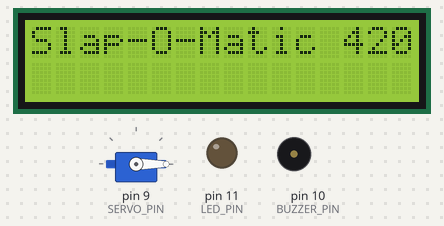
Simulated run of this sketch. Board: Arduino Uno, built with avr-gcc and run on an emulated ATmega328P. On the bench: servo, 16×2 character LCD, output pins drawn as LEDs (lit = HIGH), buzzer (waves = sounding, pin HIGH). Random numbers use the default seed unless the sketch sets one; what the sketch prints to the serial monitor is not drawn.

Above: at 0.1 s.
At 2.2 s:
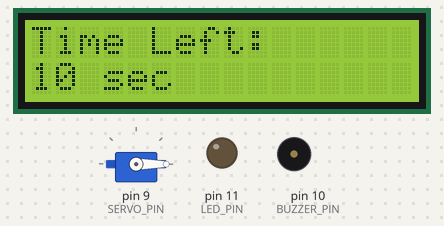
At 7.2 s:
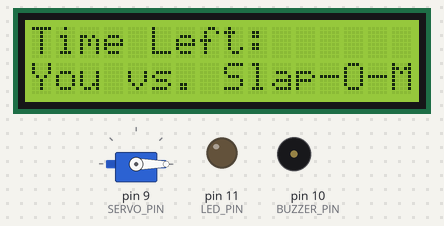
At 18.2 s:
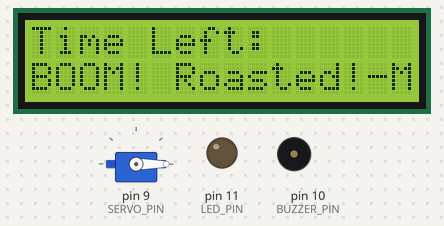
At 29.3 s:
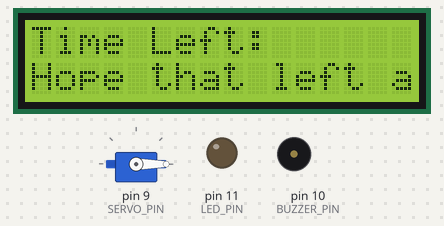
At 38.1 s:
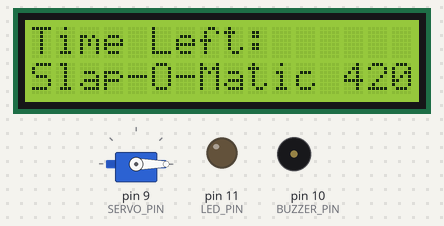
Timing chart, 0 to 39.6 s (numbered marks = the images above):
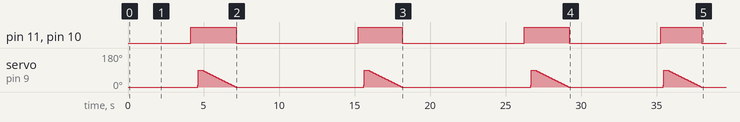

The sketch:

Arduino_Code.ino
```cpp
#include <Wire.h>
#include <LiquidCrystal_I2C.h>
#include <Servo.h>

#define SERVO_PIN 9
#define LED_PIN 11
#define BUZZER_PIN 10
#define HIT_ANGLE 90   // Fast slap down
#define RETURN_ANGLE 0  // Slow return up

LiquidCrystal_I2C lcd(0x27, 16, 2);
Servo slapServo;

void setup() {
    Serial.begin(9600);
    slapServo.attach(SERVO_PIN);
    slapServo.write(RETURN_ANGLE);  // Start at resting position

    pinMode(LED_PIN, OUTPUT);
    pinMode(BUZZER_PIN, OUTPUT);

    // LCD setup
    lcd.init();
    lcd.backlight();
    lcd.clear();
    lcd.setCursor(0, 0);
    lcd.print("Slap-O-Matic 420");
    delay(2000);
    lcd.clear();
    lcd.setCursor(0, 0);
    lcd.print("Time Left:");
}

void loop() {
    int slapTime = random(1000, 5000); // Random slap between 1-5 sec
    unsigned long startTime = millis();
    int fakeCountdown = 10;  // Fake countdown

    while (millis() - startTime < slapTime) {  // Show decreasing time
        int timePassed = (millis() - startTime) / 1000;
        int displayTime = fakeCountdown - timePassed;

        if (displayTime < 0) displayTime = 0;

        lcd.setCursor(0, 1);
        lcd.print("   ");  // Clear old number
        lcd.setCursor(0, 1);
        lcd.print(displayTime);
        lcd.print(" sec  ");

        delay(1000);
    }

    activateSlap();  // Surprise slap!
    delay(3000);  // Short pause before restarting
}

void activateSlap() {
    Serial.println("SLAP!");
    lcd.setCursor(0, 1);
    lcd.print(randomMessage());

    digitalWrite(LED_PIN, HIGH);   // LED ON
    digitalWrite(BUZZER_PIN, HIGH); // Buzzer ON
    delay(random(100, 800));  // Random timing for extra chaos

    // FAST SLAP DOWN
    for (int pos = 0; pos <= HIT_ANGLE; pos += 10) {
        slapServo.write(pos);
        delay(5);  // Small delay = faster movement
    }

    delay(200);  // Hold position for 0.2 sec

    // SLOW RETURN UP
    for (int pos = HIT_ANGLE; pos >= RETURN_ANGLE; pos -= 2) {
        slapServo.write(pos);
        delay(50);  // Longer delay = slower movement
    }

    digitalWrite(LED_PIN, LOW);   // LED OFF
    digitalWrite(BUZZER_PIN, LOW); // Buzzer OFF
}

String randomMessage() {
    String messages[] = {
        "Slap-O-Matic 420 STRIKES!",
        "Oops, did that hurt? Oh well.",
        "Too slow! Haha!",
        "Your reflexes are trash!",
        "BOOM! Roasted!",
        "Useless Machine Wins Again!",
        "Better luck next time... LOL",
        "You vs. Slap-O-Matic? 0-100",
        "Hope that left a mark!"
    };
    return messages[random(0, 9)];
}
```

Measured:
- by itself, pin 11 (LED_PIN), pin 10 (BUZZER_PIN): LOW → HIGH at 4.1 s, → LOW 3.0 s later, → HIGH 8.1 s later, → LOW 2.9 s later, … (8 changes in this stretch)
- what the display in image 1 shows lasts 1.0 s, from 2.1 s to 3.1 s
